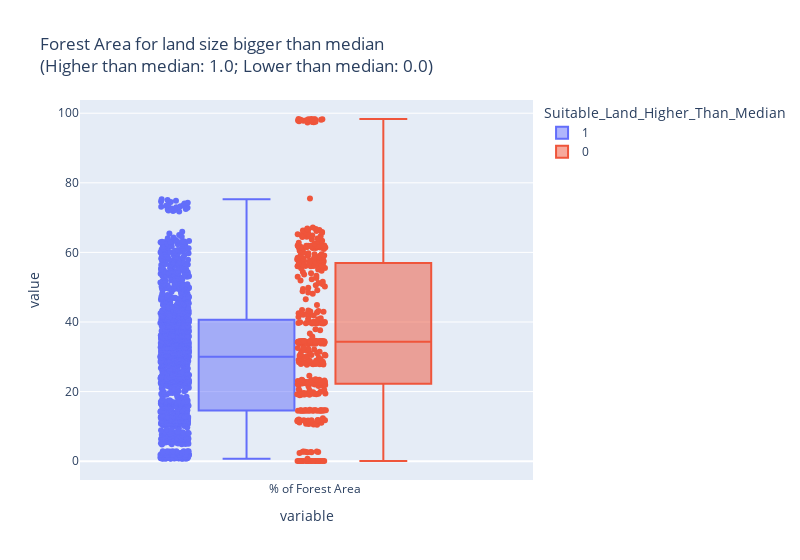

Source (notebook cell):
### Code cell
fig_box = px.box(last_df,                                           # Specify data frame
                 y=['% of Forest Area'],                       # Select posrecip and negrecip variables
                 points="all",                                     # Include all observations as data points
                 color = 'Suitable_Land_Higher_Than_Median',                                # Color (and group by) column "Cluster"
                 labels = {"Cluster": "Altruism"},                 # Rename "Cluster" as "Altruism" in our legend
                 title = """Forest Area for land size bigger than median 
                 <br>(Higher than median: 1.0; Lower than median: 0.0)""")       # Always add a title!
fig_box.update_layout(autosize=False, width = 800)                # Specify width (by default, full notebook cell)
fig_box

### Figure 1 — Plotly figure (JSON) as saved in the notebook; plotly's stock layout.template omitted (floating-point values rounded to 4 significant figures; data arrays with more than 128 entries replaced by an {"elided": "..."} marker saying what was removed)
{"data": [{"alignmentgroup": "True", "boxpoints": "all", "hovertemplate": "Suitable_Land_Higher_Than_Median=1<br>variable=%{x}<br>value=%{y}<extra></extra>", "legendgroup": "1", "marker": {"color": "#636efa"}, "name": "1", "notched": false, "offsetgroup": "1", "orientation": "v", "showlegend": true, "type": "box", "x": {"elided": "1425 str values"}, "x0": " ", "xaxis": "x", "y": {"elided": "1425 float values"}, "y0": " ", "yaxis": "y"}, {"alignmentgroup": "True", "boxpoints": "all", "hovertemplate": "Suitable_Land_Higher_Than_Median=0<br>variable=%{x}<br>value=%{y}<extra></extra>", "legendgroup": "0", "marker": {"color": "#EF553B"}, "name": "0", "notched": false, "offsetgroup": "0", "orientation": "v", "showlegend": true, "type": "box", "x": {"elided": "445 str values"}, "x0": " ", "xaxis": "x", "y": {"elided": "445 float values"}, "y0": " ", "yaxis": "y"}], "layout": {"autosize": false, "boxmode": "group", "legend": {"title": {"text": "Suitable_Land_Higher_Than_Median"}, "tracegroupgap": 0}, "title": {"text": "Forest Area for land size bigger than median \n                 <br>(Higher than median: 1.0; Lower than median: 0.0)"}, "width": 800, "xaxis": {"anchor": "y", "domain": [0, 1], "title": {"text": "variable"}}, "yaxis": {"anchor": "x", "domain": [0, 1], "title": {"text": "value"}}}}
